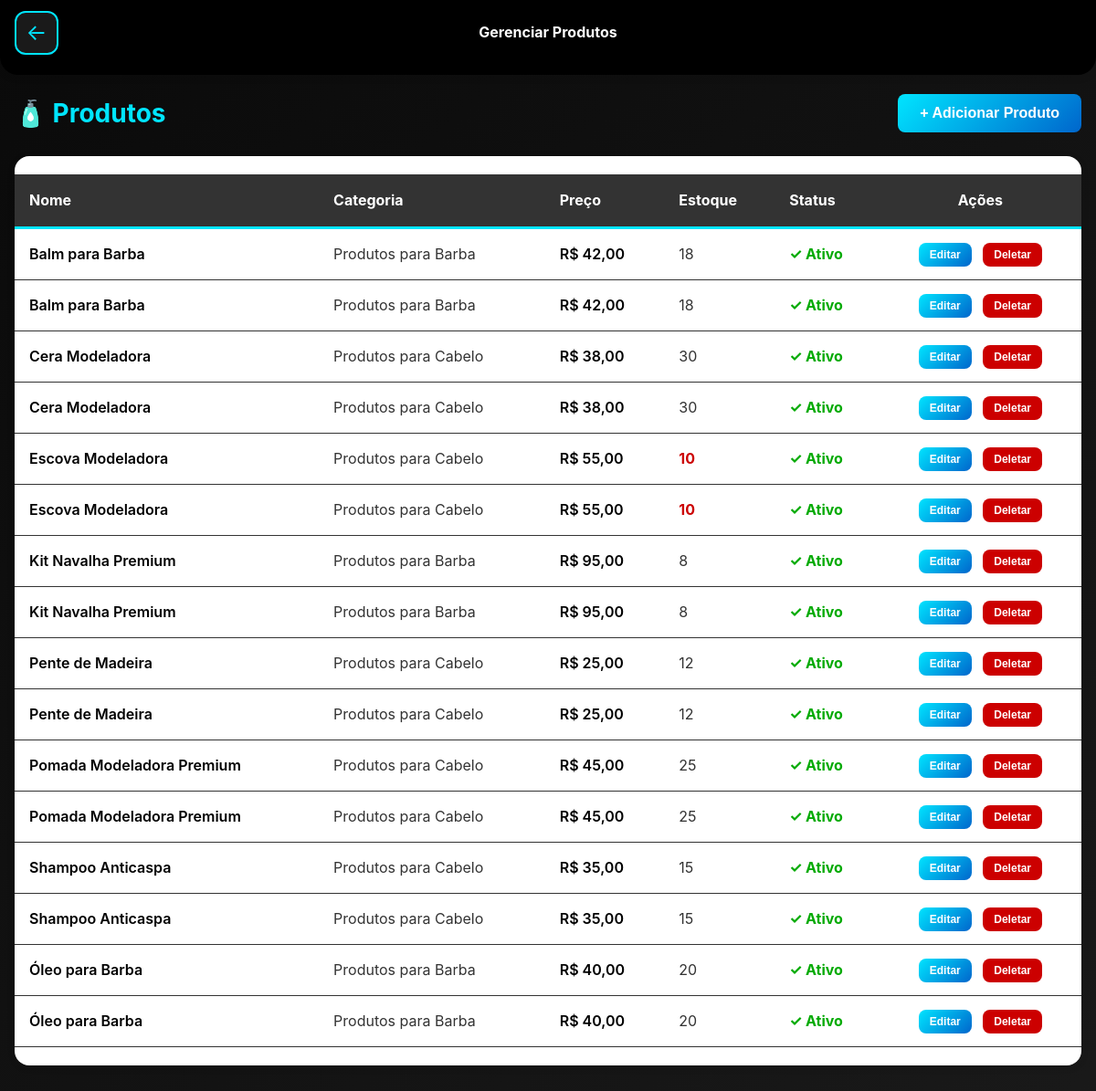
The page /admin/produtos (signed in) on the database its author committed.
### tables this page shows
CREATE TABLE produtos (
            id INTEGER PRIMARY KEY AUTOINCREMENT,
            nome TEXT NOT NULL,
            descricao TEXT,
            preco REAL NOT NULL,
            estoque INTEGER DEFAULT 0,
            estoque_minimo INTEGER DEFAULT 5,
            imagem TEXT,
            categoria_id INTEGER,
            ativo INTEGER DEFAULT 1,
            destaque INTEGER DEFAULT 0,
            promocao INTEGER DEFAULT 0,
            preco_promocional REAL,
            FOREIGN KEY (categoria_id) REFERENCES categorias(id)
        );

CREATE TABLE categorias (
            id INTEGER PRIMARY KEY AUTOINCREMENT,
            nome TEXT NOT NULL,
            descricao TEXT,
            tipo TEXT DEFAULT 'produto',
            icone TEXT,
            ordem INTEGER DEFAULT 0,
            ativo INTEGER DEFAULT 1
        );

### app.py (the view)
@app.route('/admin/produtos')
@admin_required
def admin_produtos():
    conn = db.get_db_connection()
    cursor = conn.cursor()
    cursor.execute('''SELECT p.*, c.nome as categoria_nome FROM produtos p
                     LEFT JOIN categorias c ON p.categoria_id = c.id
                     ORDER BY p.nome''')
    produtos = [dict(row) for row in cursor.fetchall()]
    cursor.execute('SELECT * FROM categorias WHERE ativo = 1')
    categorias = [dict(row) for row in cursor.fetchall()]
    conn.close()
    return render_template('admin/produtos.html',
                          produtos=produtos,
                          categorias=categorias)

### app.py (called while the page is built)
def get_configuracoes():
    conn = db.get_db_connection()
    cursor = conn.cursor()
    cursor.execute('SELECT * FROM configuracoes')
    configs_raw = cursor.fetchall()
    conn.close()
    configs = {}
    for config in configs_raw:
        configs[config['chave']] = config['valor']
    return configs

@app.context_processor
def inject_configs():
    return dict(site_config=get_configuracoes())

def admin_required(f):
    @wraps(f)
    def decorated_function(*args, **kwargs):
        if not session.get('admin_logged_in'):
            return redirect(url_for('login_admin'))
        return f(*args, **kwargs)
    return decorated_function

@app.template_filter('currency')
def currency_filter(value):
    return f"R$ {value:,.2f}".replace(',', 'X').replace('.', ',').replace('X', '.')

### database.py (called while the page is built)
def get_db_connection():
    conn = sqlite3.connect(DB_PATH)
    conn.row_factory = sqlite3.Row
    return conn

### templates/admin/produtos.html (shortened to what this page needs)
<!DOCTYPE html>
<html lang="pt-BR">
<head>
    <link rel="stylesheet" href="{{ url_for('static', filename='css/style.css') }}">
</head>
<body>
    <header>
        <div class="container">
            <div class="header-top">
                <a href="/admin" class="menu-btn" style="text-decoration: none;">←</a>
                <div class="logo-container">
                    <div class="logo-text">Gerenciar Produtos</div>
                </div>
            </div>
        </div>
    </header>
    <main class="container" style="margin-top: 20px; padding-bottom: 40px;">
        <div style="display: flex; justify-content: space-between; align-items: center; margin-bottom: 24px;">
            <h1 style="font-size: 28px; color: var(--azul-neon); margin: 0;">🧴 Produtos</h1>
            <button class="btn btn-primary" onclick="openAddModal()">+ Adicionar Produto</button>
        </div>
        {% if produtos %}
        <div style="background: #FFFFFF; border-radius: 16px; overflow-x: auto; box-shadow: 0 2px 8px rgba(0, 0, 0, 0.1);">
            <table class="tabela" style="width: 100%; border-collapse: collapse;">
                <thead>
                    <tr style="background: #000000; border-bottom: 3px solid var(--azul-neon);">
                        <th style="color: #FFFFFF; padding: 16px; text-align: left; font-weight: 700;">Nome</th>
                        <th style="color: #FFFFFF; padding: 16px; text-align: left; font-weight: 700;">Categoria</th>
                        <th style="color: #FFFFFF; padding: 16px; text-align: left; font-weight: 700;">Preço</th>
                        <th style="color: #FFFFFF; padding: 16px; text-align: left; font-weight: 700;">Estoque</th>
                        <th style="color: #FFFFFF; padding: 16px; text-align: left; font-weight: 700;">Status</th>
                        <th style="color: #FFFFFF; padding: 16px; text-align: center; font-weight: 700;">Ações</th>
                    </tr>
                </thead>
                <tbody>
                    {% for produto in produtos %}
                    <tr style="border-bottom: 1px solid #E0E0E0;">
                        <td style="color: #000000; padding: 14px 16px; font-weight: 600;">{{ produto.nome }}</td>
                        <td style="color: #333333; padding: 14px 16px;">{{ produto.categoria_nome or '-' }}</td>
                        <td style="color: #000000; padding: 14px 16px; font-weight: 600;">{{ produto.preco|currency }}</td>
                        <td style="padding: 14px 16px; {% if produto.estoque <= produto.estoque_minimo %}color: #CC0000; font-weight: 700;{% else %}color: #333333;{% endif %}">
                            {{ produto.estoque }}
                        </td>
                        <td style="padding: 14px 16px;">
                            {% if produto.ativo %}
                            <span style="color: #00AA00; font-weight: 700;">✓ Ativo</span>
                            {% else %}
                            <span style="color: #CC0000; font-weight: 700;">✗ Inativo</span>
                            {% endif %}
                        </td>
                        <td style="padding: 14px 16px; text-align: center;">
                            <button class="btn btn-primary btn-small" onclick='openEditModal({{ produto|tojson }})'>Editar</button>
                            <button class="btn btn-danger btn-small" onclick="deleteProduto({{ produto.id }})">Deletar</button>
                        </td>
                    </tr>
                    {% endfor %}
                </tbody>
            </table>
        </div>
        {% else %}
        <p style="color: var(--azul-neon); text-align: center; padding: 40px; background: var(--cinza-escuro); border: 2px solid var(--azul-neon); border-radius: 12px; font-weight: 600;">Nenhum produto cadastrado</p>
        {% endif %}
    </main>
</body>
</html>

### static/css/style.css (style rules this page uses)
:root { --preto: #000000; --azul-neon: #00E5FF; --azul-neon-escuro: #00B8E6; --cinza-escuro: #1a1a1a; --cinza-medio: #333333; --branco: #FFFFFF; --cinza-claro: #E0E0E0; --verde-neon: #00FF88; --vermelho-neon: #FF1166; --amarelo-neon: #FFD700; }
* { margin: 0; padding: 0; box-sizing: border-box; }
body { font-family: -apple-system, BlinkMacSystemFont, 'Segoe UI', Roboto, Oxygen, Ubuntu, Cantarell, sans-serif; background-color: #FFFFFF; background: #FFFFFF; color: #000000; line-height: 1.6; padding-bottom: 120px; padding-top: 220px; }
.container { max-width: 600px; margin: 0 auto; padding: 0 16px; }
main { background: #FFFFFF; color: #000000; }
main h1, main h2, main h3, main h4, main h5, main h6, main p, main span, main label, main div { color: #000000; }
header { background: #000000; padding: 12px 0; z-index: 100; box-shadow: 0 2px 10px rgba(0, 0, 0, 0.1); border-radius: 0 0 20px 20px; position: fixed; top: 0; left: 0; right: 0; transition: all 0.3s ease; }
.header-top { display: flex; justify-content: space-between; align-items: center; margin-bottom: 10px; }
.logo-container { display: flex; flex-direction: column; align-items: center; flex: 1; }
.logo-text { font-size: 16px; font-weight: 700; color: #FFFFFF; text-align: center; }
.menu-btn { background: var(--cinza-escuro); border: 2px solid var(--azul-neon); color: var(--azul-neon); width: 48px; height: 48px; border-radius: 12px; font-size: 24px; cursor: pointer; display: flex; align-items: center; justify-content: center; transition: all 0.3s ease; }
.btn { padding: 14px 24px; border-radius: 25px; border: none; font-size: 16px; font-weight: 600; cursor: pointer; transition: all 0.3s ease; text-decoration: none; display: inline-block; text-align: center; }
.btn-primary { background: var(--azul-neon); color: var(--preto); }
.btn-small { padding: 6px 12px; font-size: 14px; border-radius: 8px; }
.tabela { width: 100%; border-collapse: collapse; margin: 20px 0; }
.tabela th { background: var(--cinza-medio); color: var(--azul-neon); padding: 12px; text-align: left; border-bottom: 2px solid var(--azul-neon); }
.tabela td { padding: 12px; border-bottom: 1px solid var(--cinza-medio); }

### templates/admin/produtos.html (style rules this page uses)
body { padding-top: 0 !important; background: linear-gradient(135deg, #0a0a0a 0%, #1a1a1a 100%) !important; }
header { position: static !important; margin-bottom: 0 !important; }
.container { max-width: 1200px; }
main { background: transparent !important; }
.btn { padding: 12px 24px; border: none; border-radius: 8px; font-weight: 600; cursor: pointer; transition: all 0.3s; }
.btn-primary { background: linear-gradient(135deg, var(--azul-neon), #0066cc); color: #fff; }
.btn-danger { background: #cc0000; color: #fff; }
.btn-small { padding: 6px 12px; font-size: 12px; margin: 0 4px; }

### rows shown on the page
produtos: nome "Balm para Barba", nome "Produtos para Barba", preco "R$ 42,00", estoque "18", ativo "✓ Ativo"
produtos: nome "Balm para Barba", nome "Produtos para Barba", preco "R$ 42,00", estoque "18", ativo "✓ Ativo"
produtos: nome "Cera Modeladora", nome "Produtos para Cabelo", preco "R$ 38,00", estoque "30", ativo "✓ Ativo"
produtos: nome "Cera Modeladora", nome "Produtos para Cabelo", preco "R$ 38,00", estoque "30", ativo "✓ Ativo"
produtos: nome "Escova Modeladora", nome "Produtos para Cabelo", preco "R$ 55,00", estoque "10", ativo "✓ Ativo"
produtos: nome "Escova Modeladora", nome "Produtos para Cabelo", preco "R$ 55,00", estoque "10", ativo "✓ Ativo"
produtos: nome "Kit Navalha Premium", nome "Produtos para Barba", preco "R$ 95,00", estoque "8", ativo "✓ Ativo"
produtos: nome "Kit Navalha Premium", nome "Produtos para Barba", preco "R$ 95,00", estoque "8", ativo "✓ Ativo"
produtos: nome "Pente de Madeira", nome "Produtos para Cabelo", preco "R$ 25,00", estoque "12", ativo "✓ Ativo"
produtos: nome "Pente de Madeira", nome "Produtos para Cabelo", preco "R$ 25,00", estoque "12", ativo "✓ Ativo"
produtos: nome "Pomada Modeladora Premium", nome "Produtos para Cabelo", preco "R$ 45,00", estoque "25", ativo "✓ Ativo"
produtos: nome "Pomada Modeladora Premium", nome "Produtos para Cabelo", preco "R$ 45,00", estoque "25", ativo "✓ Ativo"
produtos: nome "Shampoo Anticaspa", nome "Produtos para Cabelo", preco "R$ 35,00", estoque "15", ativo "✓ Ativo"
produtos: nome "Shampoo Anticaspa", nome "Produtos para Cabelo", preco "R$ 35,00", estoque "15", ativo "✓ Ativo"
produtos: nome "Óleo para Barba", nome "Produtos para Barba", preco "R$ 40,00", estoque "20", ativo "✓ Ativo"
produtos: nome "Óleo para Barba", nome "Produtos para Barba", preco "R$ 40,00", estoque "20", ativo "✓ Ativo"
